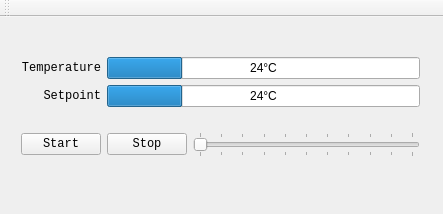
<?xml version="1.0" encoding="UTF-8"?>
<ui version="4.0">
 <class>QOpcUaACControlTest</class>
 <widget class="QMainWindow" name="QOpcUaACControlTest">
  <property name="geometry">
   <rect>
    <x>0</x>
    <y>0</y>
    <width>443</width>
    <height>214</height>
   </rect>
  </property>
  <property name="windowTitle">
   <string>OpcUa UI Test</string>
  </property>
  <widget class="QWidget" name="centralWidget">
   <widget class="QWidget" name="layoutWidget">
    <property name="geometry">
     <rect>
      <x>10</x>
      <y>180</y>
      <width>421</width>
      <height>21</height>
     </rect>
    </property>
    <layout class="QHBoxLayout" name="horizontalLayout_2">
     <item>
      <widget class="QLabel" name="serverEventLabel">
       <property name="font">
        <font>
         <family>Liberation Mono</family>
         <pointsize>7</pointsize>
        </font>
       </property>
       <property name="text">
        <string>Server Message</string>
       </property>
      </widget>
     </item>
     <item>
      <widget class="QLabel" name="myLabel">
       <property name="font">
        <font>
         <family>Liberation Mono</family>
         <pointsize>7</pointsize>
        </font>
       </property>
       <property name="text">
        <string>...</string>
       </property>
       <property name="alignment">
        <set>Qt::AlignRight|Qt::AlignTrailing|Qt::AlignVCenter</set>
       </property>
      </widget>
     </item>
    </layout>
   </widget>
   <widget class="QWidget" name="layoutWidget1">
    <property name="geometry">
     <rect>
      <x>10</x>
      <y>10</y>
      <width>421</width>
      <height>161</height>
     </rect>
    </property>
    <layout class="QGridLayout" name="gridLayout_2">
     <item row="1" column="0">
      <layout class="QHBoxLayout" name="horizontalLayout">
       <item>
        <widget class="QPushButton" name="startButton">
         <property name="font">
          <font>
           <family>Liberation Mono</family>
          </font>
         </property>
         <property name="text">
          <string>Start</string>
         </property>
        </widget>
       </item>
       <item>
        <widget class="QPushButton" name="stopButton">
         <property name="font">
          <font>
           <family>Liberation Mono</family>
          </font>
         </property>
         <property name="text">
          <string>Stop</string>
         </property>
        </widget>
       </item>
      </layout>
     </item>
     <item row="1" column="1">
      <widget class="QSlider" name="horizontalSlider">
       <property name="maximum">
        <number>100</number>
       </property>
       <property name="orientation">
        <enum>Qt::Horizontal</enum>
       </property>
       <property name="tickPosition">
        <enum>QSlider::TicksBothSides</enum>
       </property>
      </widget>
     </item>
     <item row="0" column="0" colspan="2">
      <layout class="QGridLayout" name="gridLayout">
       <item row="0" column="0">
        <widget class="QLabel" name="label_2">
         <property name="font">
          <font>
           <family>Liberation Mono</family>
          </font>
         </property>
         <property name="text">
          <string>Temperature</string>
         </property>
         <property name="alignment">
          <set>Qt::AlignRight|Qt::AlignTrailing|Qt::AlignVCenter</set>
         </property>
        </widget>
       </item>
       <item row="0" column="1">
        <widget class="QProgressBar" name="temperatureBar">
         <property name="value">
          <number>24</number>
         </property>
         <property name="format">
          <string>%p°C</string>
         </property>
        </widget>
       </item>
       <item row="1" column="0">
        <widget class="QLabel" name="label">
         <property name="font">
          <font>
           <family>Liberation Mono</family>
          </font>
         </property>
         <property name="text">
          <string>Setpoint</string>
         </property>
         <property name="alignment">
          <set>Qt::AlignRight|Qt::AlignTrailing|Qt::AlignVCenter</set>
         </property>
        </widget>
       </item>
       <item row="1" column="1">
        <widget class="QProgressBar" name="setpointBar">
         <property name="value">
          <number>24</number>
         </property>
         <property name="format">
          <string>%p°C</string>
         </property>
        </widget>
       </item>
      </layout>
     </item>
    </layout>
   </widget>
  </widget>
  <widget class="QToolBar" name="mainToolBar">
   <attribute name="toolBarArea">
    <enum>TopToolBarArea</enum>
   </attribute>
   <attribute name="toolBarBreak">
    <bool>false</bool>
   </attribute>
  </widget>
 </widget>
 <layoutdefault spacing="6" margin="11"/>
 <resources/>
 <connections/>
</ui>
